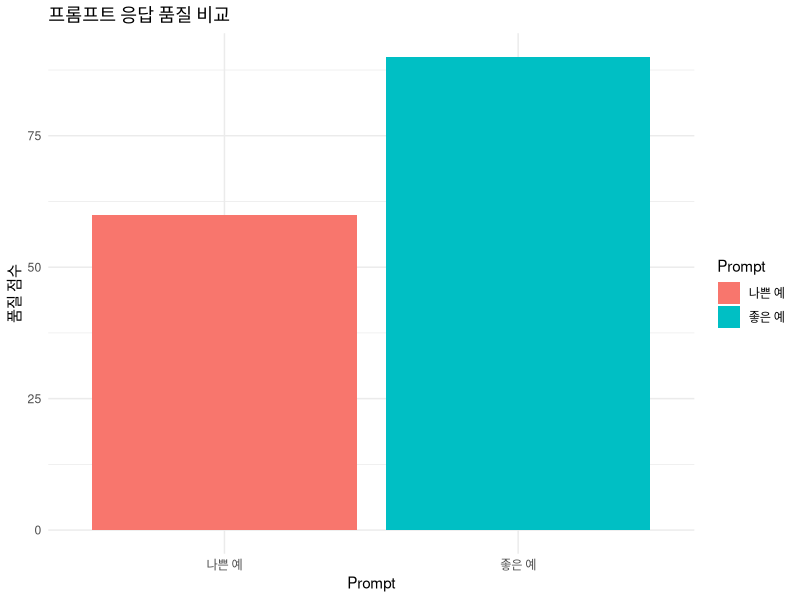

The R script that drew this image:
## ---- chunk 1
#| echo: false
#| results: 'asis'
df <- data.frame(
  요소 = c("역할", "맥락", "작업", "출력형식"),
  설명 = c("AI의 역할 정의", "관련 정보 제공", "수행할 작업", "결과의 형식 설정")
)
knitr::kable(df, caption="4대 프롬프트 요소 설명표", align=c("l","r"))
## ---- chunk 2
#| echo: false
#| fig-width: 9
#| fig-height: 4.5
library(ggplot2)
data <- data.frame(
  Prompt = c("나쁜 예", "좋은 예"),
  Quality = c(60, 90)
)

ggplot(data, aes(x=Prompt, y=Quality, fill=Prompt)) +
  geom_bar(stat="identity") +
  labs(title="프롬프트 응답 품질 비교", y="품질 점수") +
  theme_minimal()
